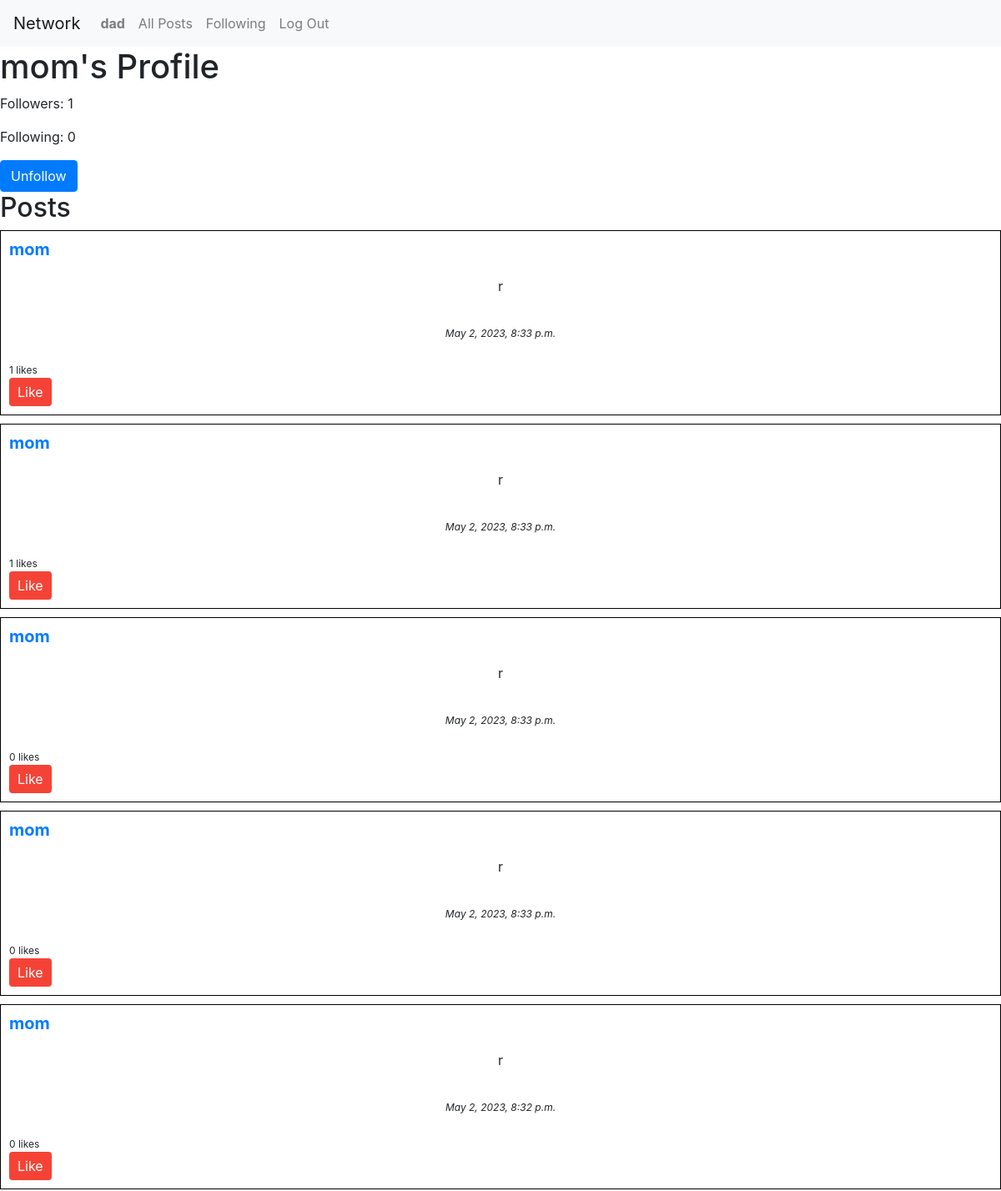
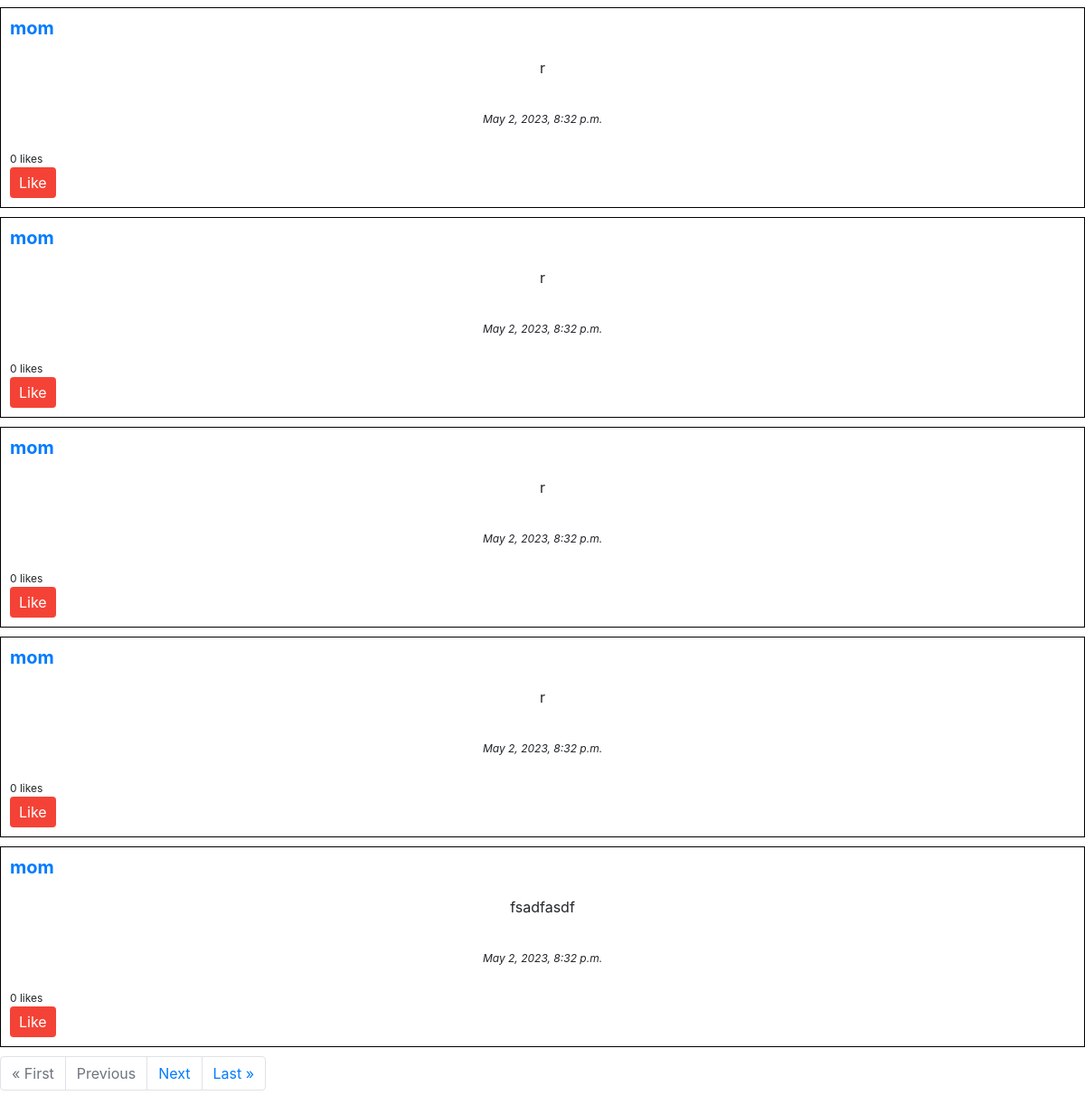
The app's page /profile/mom/ (signed in) with its own data (2 pictures, top to bottom).
### network/models.py (models this page shows, shortened)
class User(AbstractUser):
    def save(self, *args, **kwargs):
        if not self.pk:
            super(User, self).save(*args, **kwargs)
            profile = Profile(user=self)  # Create a new Profile object
            profile.save()  # Save the Profile object
        else:
            super(User, self).save(*args, **kwargs)  # Save the user object

class Profile(models.Model):
    user = models.OneToOneField(User, on_delete=models.CASCADE)
    followers = models.ManyToManyField(
        User, related_name='followed_by', blank=True)
    following = models.ManyToManyField(
        User, related_name='following', blank=True)

class Post(models.Model):
    user = models.ForeignKey(User, on_delete=models.CASCADE)
    content = models.TextField()
    timestamp = models.DateTimeField(auto_now_add=True)
    likes = models.ManyToManyField(
        User, related_name='liked_posts', blank=True)

### network/views.py (the view)
# urls.py: path('profile/<str:username>/', views.profile, name='profile'),
def profile(request, username):
    user_profile = get_object_or_404(User, username=username)
    profile = user_profile.profile
    user_posts = Post.objects.filter(user=user_profile).order_by('-timestamp')
    paginator = Paginator(user_posts, 10)
    page = request.GET.get('page')
    posts = paginator.get_page(page)
    return render(request, 'network/profile.html', {'profile': profile, 'posts': posts})

### network/templates/network/profile.html (shortened to what this page needs)
{% extends "network/layout.html" %} {% block body %}
<h1>{{ profile.user.username }}'s Profile</h1>
<p>Followers: {{ profile.followers.count }}</p>
<p>Following: {{ profile.following.count }}</p>
{% if user.is_authenticated and user != profile.user %}
<form id="follow-form" method="post">
  {% csrf_token %} {% if user in profile.followers.all %}
  <a class="btn btn-primary" href="{% url 'unfollow' profile.user.username %}">Unfollow</a>
  {% else %}
  <a class="btn btn-primary" href="{% url 'follow' profile.user.username %}">Follow</a>
  {% endif %}
</form>
{% endif %}
<h2>Posts</h2>
<div id="posts-container">
  {% for post in posts %} {% include 'network/post.html' %} {% endfor %}
</div>
<nav aria-label="Page navigation">
  <ul class="pagination">
    {% if posts.has_previous %}
    <li class="page-item">
      <a class="page-link" href="?page=1">&laquo; First</a>
    </li>
    <li class="page-item">
      <a class="page-link" href="?page={{ posts.previous_page_number }}">Previous</a>
    </li>
    {% else %}
    <li class="page-item disabled">
      <a class="page-link" href="#">&laquo; First</a>
    </li>
    <li class="page-item disabled">
      <a class="page-link" href="#">Previous</a>
    </li>
    {% endif %} {% if posts.has_next %}
    <li class="page-item">
      <a class="page-link" href="?page={{ posts.next_page_number }}">Next</a>
    </li>
    <li class="page-item">
      <a class="page-link" href="?page={{ posts.paginator.num_pages }}">Last &raquo;</a>
    </li>
    {% endif %}
  </ul>
</nav>
{% endblock %}

### network/templates/network/layout.html (shortened to what this page needs)
{% load static %}
<!DOCTYPE html>
<html lang="en">
  <head>
    <link
      rel="stylesheet"
      href="https://stackpath.bootstrapcdn.com/bootstrap/4.4.1/css/bootstrap.min.css"
    />
    <link href="{% static 'network/styles.css' %}" rel="stylesheet" />
  </head>
  <body>
    <nav class="navbar navbar-expand-lg navbar-light bg-light">
      <a class="navbar-brand" href="#">Network</a>
      <div>
        <ul class="navbar-nav mr-auto">
          {% if user.is_authenticated %}
          <li class="nav-item">
            <a class="nav-link" href="{% url 'profile' username=user.username %}"
              ><strong>{{ user.username }}</strong></a
            >
          </li>
          {% endif %}
          <li class="nav-item">
            <a class="nav-link" href="{% url 'index' %}">All Posts</a>
          </li>
          {% if user.is_authenticated %}
          <li class="nav-item">
            <a class="nav-link" href="{% url 'following' %}">Following</a>
          </li>
          <li class="nav-item">
            <a class="nav-link" href="{% url 'logout' %}">Log Out</a>
          </li>
          {% endif %}
        </ul>
      </div>
    </nav>
    <div class="body">{% block body %} {% endblock %}</div>
  </body>
</html>

### network/templates/network/post.html (shortened to what this page needs)
<div class="post" data-post-id="{{ post.id }}">
  <h3><a href="{% url 'profile' post.user.username %}">{{ post.user.username }}</a></h3>
  <p id="post-content">{{ post.content }}</p>
  <p class="post-date">{{ post.timestamp|date:"F j, Y, P" }}</p>
  <div class="post-likes"><span class="like-count">{{ post.likes.count }}</span> likes</div>
  <button class="btn btn-primary like-btn" data-post-id="{{ post.id }}">Like</button>
</div>

### network/static/network/styles.css (style rules this page uses)
.post p { text-align: center; padding: 10px; }
.post { border: 1px solid black; padding: 10px; margin-bottom: 10px; }
.post h3 { font-size: 20px; font-weight: bold; margin-bottom: 10px; }
.post .post-date { font-style: italic; font-size: 12px; margin-top: 5px; }
.like-btn { background-color: #f44336; color: white; border: none; padding: 5px 10px; margin-right: 5px; cursor: pointer; }
.post-likes { font-size: 12px; margin-top: 5px; }

### records on screen
User: username "dad"
Profile: user.username "mom", followers.count "1", following.count "0"
Post: user.username "mom", content "r", timestamp "May 2, 2023, 8:33 p.m.", likes.count "1"
Post: user.username "mom", content "r", timestamp "May 2, 2023, 8:33 p.m.", likes.count "1"
Post: user.username "mom", content "r", timestamp "May 2, 2023, 8:33 p.m.", likes.count "0"
Post: user.username "mom", content "r", timestamp "May 2, 2023, 8:33 p.m.", likes.count "0"
Post: user.username "mom", content "r", timestamp "May 2, 2023, 8:32 p.m.", likes.count "0"
Post: user.username "mom", content "r", timestamp "May 2, 2023, 8:32 p.m.", likes.count "0"
Post: user.username "mom", content "r", timestamp "May 2, 2023, 8:32 p.m.", likes.count "0"
Post: user.username "mom", content "r", timestamp "May 2, 2023, 8:32 p.m.", likes.count "0"
Post: user.username "mom", content "r", timestamp "May 2, 2023, 8:32 p.m.", likes.count "0"
Post: user.username "mom", content "fsadfasdf", timestamp "May 2, 2023, 8:32 p.m.", likes.count "0"
